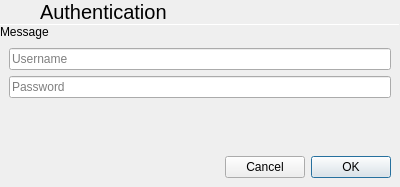
<?xml version="1.0" encoding="UTF-8"?>
<ui version="4.0">
 <class>AuthenticationDialog</class>
 <widget class="QDialog" name="AuthenticationDialog">
  <property name="geometry">
   <rect>
    <x>0</x>
    <y>0</y>
    <width>400</width>
    <height>187</height>
   </rect>
  </property>
  <property name="windowTitle">
   <string>Dialog</string>
  </property>
  <layout class="QVBoxLayout" name="verticalLayout">
   <property name="spacing">
    <number>0</number>
   </property>
   <property name="leftMargin">
    <number>0</number>
   </property>
   <property name="topMargin">
    <number>0</number>
   </property>
   <property name="rightMargin">
    <number>0</number>
   </property>
   <property name="bottomMargin">
    <number>0</number>
   </property>
   <item>
    <layout class="QHBoxLayout" name="horizontalLayout">
     <property name="spacing">
      <number>0</number>
     </property>
     <item>
      <widget class="QPushButton" name="cancelButton">
       <property name="sizePolicy">
        <sizepolicy hsizetype="Preferred" vsizetype="Preferred">
         <horstretch>0</horstretch>
         <verstretch>0</verstretch>
        </sizepolicy>
       </property>
       <property name="text">
        <string/>
       </property>
       <property name="icon">
        <iconset theme="go-previous" resource="../../icons.qrc">
         <normaloff>:/icons/go-previous.svg</normaloff>:/icons/go-previous.svg</iconset>
       </property>
       <property name="flat">
        <bool>true</bool>
       </property>
      </widget>
     </item>
     <item>
      <widget class="QLabel" name="title">
       <property name="sizePolicy">
        <sizepolicy hsizetype="Expanding" vsizetype="Preferred">
         <horstretch>0</horstretch>
         <verstretch>0</verstretch>
        </sizepolicy>
       </property>
       <property name="font">
        <font>
         <pointsize>15</pointsize>
        </font>
       </property>
       <property name="text">
        <string>Authentication</string>
       </property>
       <property name="margin">
        <number>9</number>
       </property>
      </widget>
     </item>
     <item>
      <widget class="QPushButton" name="acceptButton">
       <property name="sizePolicy">
        <sizepolicy hsizetype="Preferred" vsizetype="Preferred">
         <horstretch>0</horstretch>
         <verstretch>0</verstretch>
        </sizepolicy>
       </property>
       <property name="text">
        <string/>
       </property>
       <property name="icon">
        <iconset theme="dialog-ok" resource="../../icons.qrc">
         <normaloff>:/icons/dialog-ok.svg</normaloff>:/icons/dialog-ok.svg</iconset>
       </property>
       <property name="flat">
        <bool>true</bool>
       </property>
      </widget>
     </item>
    </layout>
   </item>
   <item>
    <widget class="Line" name="line">
     <property name="maximumSize">
      <size>
       <width>16777215</width>
       <height>1</height>
      </size>
     </property>
     <property name="orientation">
      <enum>Qt::Horizontal</enum>
     </property>
    </widget>
   </item>
   <item>
    <widget class="QLabel" name="messageLabel">
     <property name="text">
      <string notr="true">Message</string>
     </property>
     <property name="wordWrap">
      <bool>true</bool>
     </property>
     <property name="margin">
      <number>9</number>
     </property>
    </widget>
   </item>
   <item>
    <layout class="QVBoxLayout" name="verticalLayout_2">
     <property name="spacing">
      <number>6</number>
     </property>
     <property name="leftMargin">
      <number>9</number>
     </property>
     <property name="topMargin">
      <number>9</number>
     </property>
     <property name="rightMargin">
      <number>9</number>
     </property>
     <property name="bottomMargin">
      <number>9</number>
     </property>
     <item>
      <widget class="QLineEdit" name="usernameBox">
       <property name="placeholderText">
        <string>Username</string>
       </property>
      </widget>
     </item>
     <item>
      <widget class="QLineEdit" name="passwordBox">
       <property name="echoMode">
        <enum>QLineEdit::Password</enum>
       </property>
       <property name="placeholderText">
        <string>Password</string>
       </property>
      </widget>
     </item>
    </layout>
   </item>
   <item>
    <spacer name="verticalSpacer">
     <property name="orientation">
      <enum>Qt::Vertical</enum>
     </property>
     <property name="sizeHint" stdset="0">
      <size>
       <width>20</width>
       <height>0</height>
      </size>
     </property>
    </spacer>
   </item>
   <item>
    <widget class="QWidget" name="windowControlsMac" native="true">
     <layout class="QHBoxLayout" name="horizontalLayout_2">
      <item>
       <spacer name="horizontalSpacer">
        <property name="orientation">
         <enum>Qt::Horizontal</enum>
        </property>
        <property name="sizeHint" stdset="0">
         <size>
          <width>40</width>
          <height>20</height>
         </size>
        </property>
       </spacer>
      </item>
      <item>
       <widget class="QPushButton" name="pushButton">
        <property name="text">
         <string>Cancel</string>
        </property>
       </widget>
      </item>
      <item>
       <widget class="QPushButton" name="pushButton_2">
        <property name="text">
         <string>OK</string>
        </property>
        <property name="default">
         <bool>true</bool>
        </property>
       </widget>
      </item>
     </layout>
    </widget>
   </item>
  </layout>
 </widget>
 <resources>
  <include location="../../icons.qrc"/>
 </resources>
 <connections>
  <connection>
   <sender>pushButton</sender>
   <signal>clicked()</signal>
   <receiver>cancelButton</receiver>
   <slot>click()</slot>
   <hints>
    <hint type="sourcelabel">
     <x>259</x>
     <y>150</y>
    </hint>
    <hint type="destinationlabel">
     <x>19</x>
     <y>24</y>
    </hint>
   </hints>
  </connection>
  <connection>
   <sender>pushButton_2</sender>
   <signal>clicked()</signal>
   <receiver>acceptButton</receiver>
   <slot>click()</slot>
   <hints>
    <hint type="sourcelabel">
     <x>373</x>
     <y>151</y>
    </hint>
    <hint type="destinationlabel">
     <x>381</x>
     <y>22</y>
    </hint>
   </hints>
  </connection>
  <connection>
   <sender>acceptButton</sender>
   <signal>clicked()</signal>
   <receiver>AuthenticationDialog</receiver>
   <slot>accept()</slot>
   <hints>
    <hint type="sourcelabel">
     <x>384</x>
     <y>17</y>
    </hint>
    <hint type="destinationlabel">
     <x>415</x>
     <y>131</y>
    </hint>
   </hints>
  </connection>
  <connection>
   <sender>cancelButton</sender>
   <signal>clicked()</signal>
   <receiver>AuthenticationDialog</receiver>
   <slot>reject()</slot>
   <hints>
    <hint type="sourcelabel">
     <x>10</x>
     <y>27</y>
    </hint>
    <hint type="destinationlabel">
     <x>-7</x>
     <y>87</y>
    </hint>
   </hints>
  </connection>
 </connections>
</ui>
